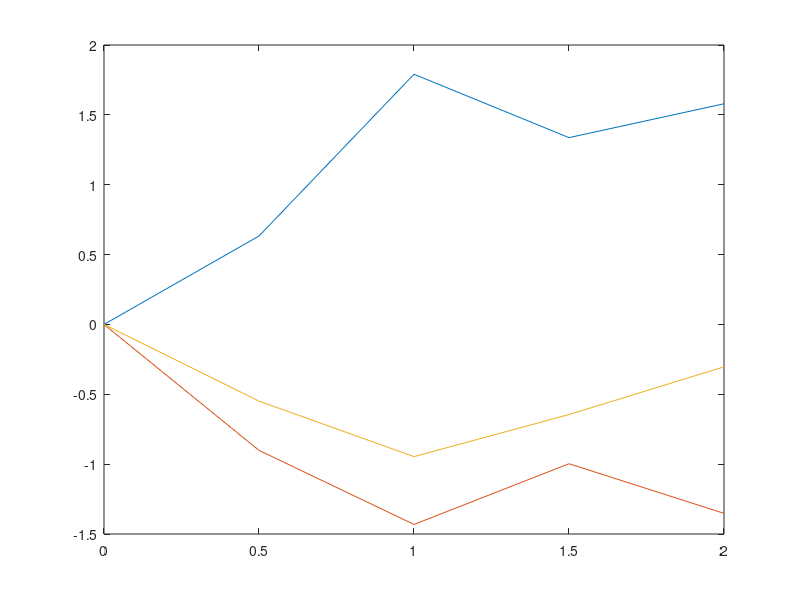

MATLAB code for this plot:
fid = fopen('wiener_process_points_0.5.txt', 'r');format_spec = '%f %f %f %f';sizeA = [4 Inf];A = fscanf(fid, format_spec,sizeA);fclose(fid);A = A';n = A(:,1);x = A(:,2);y = A(:,3);z = A(:,4);plot(n,x);hold onplot(n,y);hold onplot(n,z);#title('estimation of sigma with mu = 0');#legend('sigma = 0.1', 'sigma = 1','sigma = 10');#ylabel('estimation error');#xlabel('N');